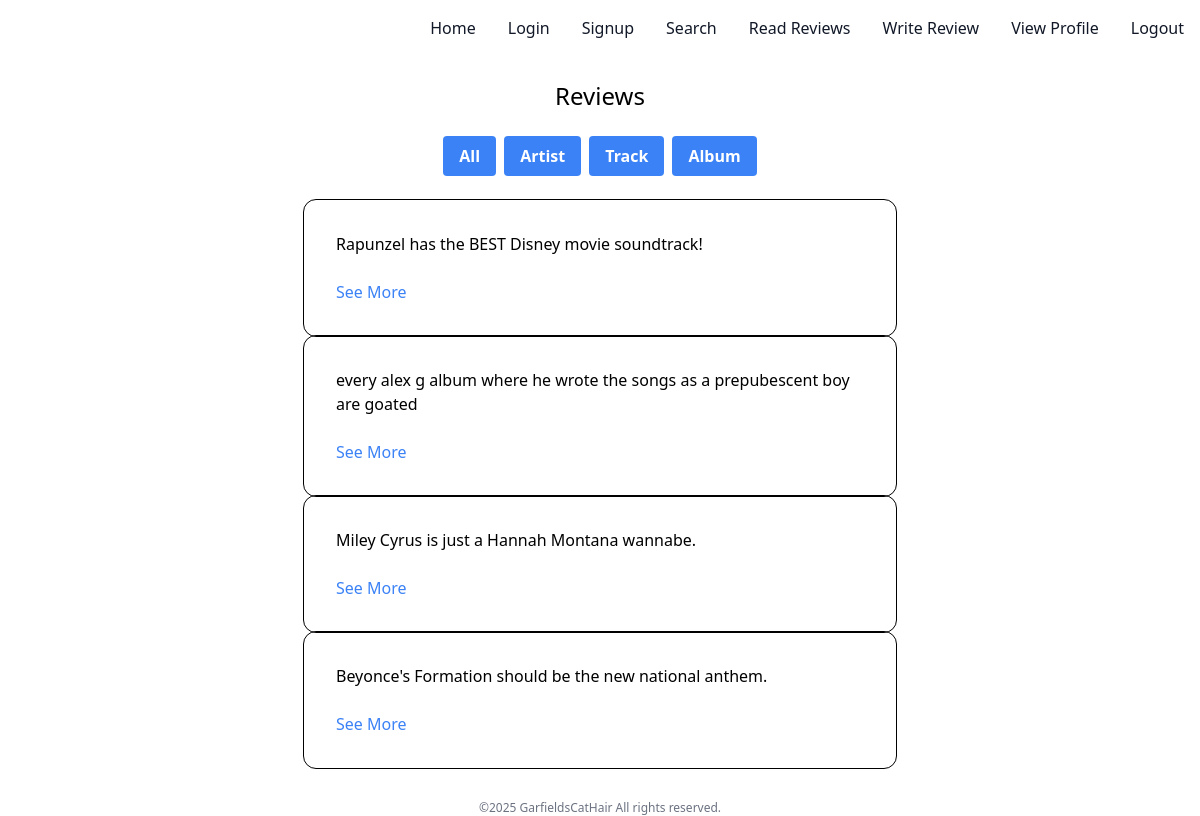
Screenshot of /review (signed in) with the database file from the repository.
### tables this page shows
CREATE TABLE posts(id INTEGER PRIMARY KEY, username TEXT, item TEXT, review TEXT);

### app/__init__.py (the view)
@app.route("/review")
def viewAllReviews():
    if session.get("username") == None:
        return redirect(url_for("login"))
    revs = db.getAllReviews()
    reviews = []
    for i in range(len(revs)):
        sub = [revs[i][0] , "/review/" + str(revs[i][1])]
        reviews.append(sub)
    return render_template("review.html", reviews=reviews)

### app/setup_db.py (called while the page is built)
def getAllReviews():
    return cursor.execute("SELECT review, id FROM posts").fetchall()

### app/templates/review.html (shortened to what this page needs)
<!DOCTYPE html>
<html>
<head>
    <script src="https://cdn.tailwindcss.com"></script>
</head>
<body>
    <nav class="bg-white border-blue-600 dark:bg-blue-400">
        <div class="max-w-screen-xl flex flex-wrap items-center justify-between mx-auto p-4">
          <div class="hidden w-full md:block md:w-auto" id="navbar-default">
            <ul class="font-medium flex flex-col p-4 md:p-0 mt-4 border border-gray-100 rounded-lg bg-gray-50 md:flex-row md:space-x-8 rtl:space-x-reverse md:mt-0 md:border-0 md:bg-white dark:bg-blue-800 md:dark:bg-blue-400 dark:border-blue-700">
              <li>
                <a href="/" class="block py-2 px-3 text-gray-900 rounded hover:bg-gray-100 md:hover:bg-transparent md:border-0 md:hover:text-purple-800 md:p-0 dark:text-white md:dark:hover:text-purple-800 dark:hover:bg-gray-700 dark:hover:text-white md:dark:hover:bg-transparent" aria-current="page">Home</a>
              </li>
              <li>
                <a href="/login" class="block py-2 px-3 text-gray-900 rounded hover:bg-gray-100 md:hover:bg-transparent md:border-0 md:hover:text-purple-800 md:p-0 dark:text-white md:dark:hover:text-purple-800 dark:hover:bg-gray-700 dark:hover:text-white md:dark:hover:bg-transparent">Login</a>
              </li>
              <li>
                <a href="/signup" class="block py-2 px-3 text-gray-900 rounded hover:bg-gray-100 md:hover:bg-transparent md:border-0 md:hover:text-purple-800 md:p-0 dark:text-white md:dark:hover:text-purple-800 dark:hover:bg-gray-700 dark:hover:text-white md:dark:hover:bg-transparent">Signup</a>
              </li>
              <li>
                <a href="/search" class="block py-2 px-3 text-gray-900 rounded hover:bg-gray-100 md:hover:bg-transparent md:border-0 md:hover:text-purple-800 md:p-0 dark:text-white md:dark:hover:text-purple-800 dark:hover:bg-gray-700 dark:hover:text-white md:dark:hover:bg-transparent">Search</a>
              </li>
                <a href="/review" class="block py-2 px-3 text-gray-900 rounded hover:bg-gray-100 md:hover:bg-transparent md:border-0 md:hover:text-purple-800 md:p-0 dark:text-white md:dark:hover:text-purple-800 dark:hover:bg-gray-700 dark:hover:text-white md:dark:hover:bg-transparent">Read Reviews</a>
	      <li>
                <a href="/createReview" class="block py-2 px-3 text-gray-900 rounded hover:bg-gray-100 md:hover:bg-transparent md:border-0 md:hover:text-purple-800 md:p-0 dark:text-white md:dark:hover:text-purple-800 dark:hover:bg-gray-700 dark:hover:text-white md:dark:hover:bg-transparent">Write Review</a>
              </li>
              <li>
                <a href="/profile" class="block py-2 px-3 text-gray-900 rounded hover:bg-gray-100 md:hover:bg-transparent md:border-0 md:hover:text-purple-800 md:p-0 dark:text-white md:dark:hover:text-purple-800 dark:hover:bg-gray-700 dark:hover:text-white md:dark:hover:bg-transparent">View Profile</a>
              </li>
              <li>
                <a href="/logout" class="block py-2 px-3 text-gray-900 rounded hover:bg-gray-100 md:hover:bg-transparent md:border-0 md:hover:text-purple-800 md:p-0 dark:text-white md:dark:hover:text-purple-800 dark:hover:bg-gray-700 dark:hover:text-white md:dark:hover:bg-transparent">Logout</a>
              </li>
            </ul>
          </div>
        </div>
    </nav>
    {% if reviews %}
        <h1 class="text-center text-2xl m-6">Reviews</h1>
        <div class="flex justify-center space-x-2 mb-6">
            <a href="/review">
                <button class="bg-blue-500 hover:bg-blue-700 text-white font-bold py-2 px-4 rounded">All</button>
            </a>
            <a href="/review/category/artist">
                <button class="bg-blue-500 hover:bg-blue-700 text-white font-bold py-2 px-4 rounded">Artist</button>
            </a>
            <a href="/review/category/track">
                <button class="bg-blue-500 hover:bg-blue-700 text-white font-bold py-2 px-4 rounded">Track</button>
            </a>
            <a href="/review/category/album">
                <button class="bg-blue-500 hover:bg-blue-700 text-white font-bold py-2 px-4 rounded">Album</button>
            </a>
        </div>
	    <div class="flex flex-col items-center m-2">
	    	{% for review in reviews %}
	    	<div class="outline outline-1 w-1/2 rounded-xl p-8">
		    	<p class="w-full line-clamp-2">
		    		{{review[0]}}
		    	</p>
		    	<br>
		    	<a href={{review[1]}} class="text-blue-500">See More</a>
	    	</div>
	    	{% endfor %}
	    </div>
      <br>
     <p class="text-center text-gray-500 text-xs">
           &copy;2025 GarfieldsCatHair All rights reserved.
      </p>
    {% endif %}
</body>
</html>

### rows the page displays
posts: review "Rapunzel has the BEST Disney movie soundtrack!"
posts: review "every alex g album where he wrote the songs as a prepubescent boy are goated"
posts: review "Miley Cyrus is just a Hannah Montana wannabe."
posts: review "Beyonce's Formation should be the new national anthem."
